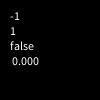
Frame 1 (no input)
Frame 60 (the mouse pressed at the canvas centre just before this capture): identical to frame 1, image omitted
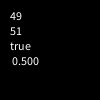
Frame 120 (the mouse held since frame 60 and released just before this capture)

The Processing sketch that drew these frames (run headless with seeded random() and noise(); from frame 60 on, the mouse is pressed at the canvas centre):

// Processing sketch: test1
// ── test1.pde
//minusOne
void setup(){}

void draw(){
  background(0);
  text(minusOne(mouseX),10,20);
  text(numCounter(mouseX),10,35);
  text (str(isPositive(mouseX)),10,50);
  text(converToPercent(mouseX),10,65);
}

int minusOne(int n){
  n-=1;
  return n;
}
//numCounter
int numCounter(int n){
  n++;
  return n;
}
// isPositive
boolean isPositive (int n){
  if (n>0){
    return true;
  }else {
 return false;
  }
}

//converToPercent
float converToPercent (int n){
  float num =n*.01;
  return num;
}
